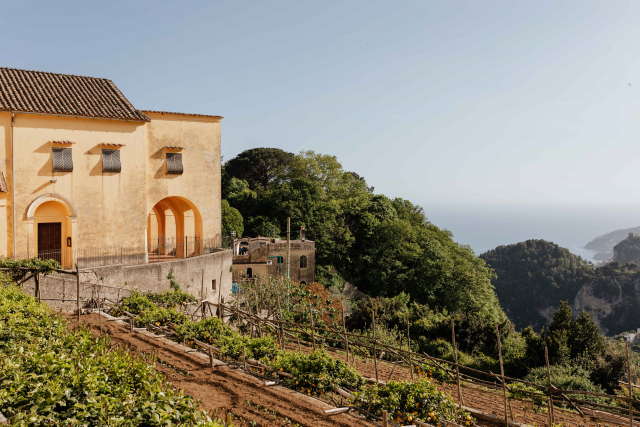
#> input picture data/photo1.jpg, 1280 x 853 px (shown at 1/2 size)
$ python draw.py
#> lines starting #> are read from the running program, lines starting #| are printed output that depends on the picture
import cv2 as cv
import numpy as np
img = cv.imread('data/photo1.jpg') #read the file as array
#> img is the input picture: shape (853, 1280, 3); mean B, G, R 119.1, 134.9, 140.9
cv.imshow('photoframe',img) # show the file in a window named "photoframe"
#blank image
blank = np.zeros((600,600,3),dtype="uint8") #blank image = arrau of 0 , 3 is for the 3 colors of RGB
cv.imshow('blankframe',blank)
#adding color to the image
colored =np.copy(blank) #copy the array /image
colored[200:300,300:400]= 0,200,255 #applyiong some color
cv.imshow('color frame',colored)
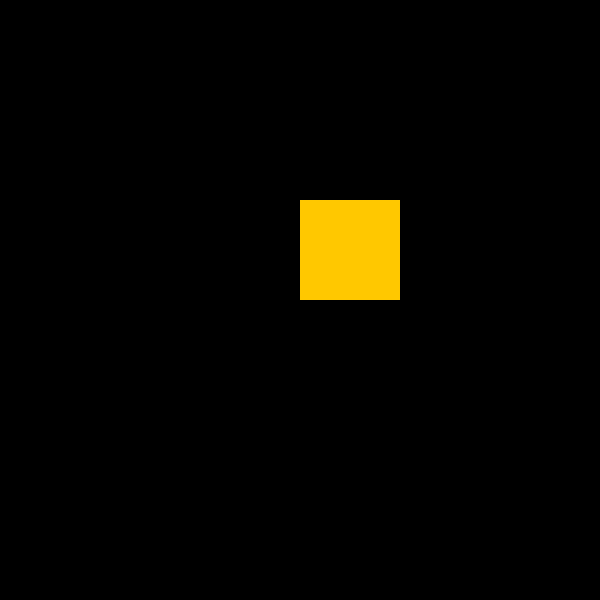
#> window 'color frame': shape (600, 600, 3); mean B, G, R 0, 5.6, 7.1
#draw ractangle
cv.rectangle(blank,(0,0),(250,500),(0,255,220),thickness=3)
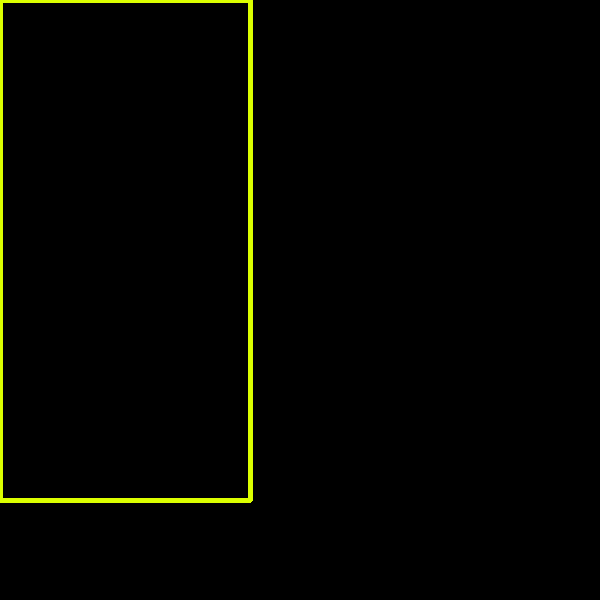
#> blank: shape (600, 600, 3); mean of channels 0, 1, 2 0, 4.2, 3.7; drawn as B, G, R
cv.imshow('rectangle frame',blank)
#draw filled rectangle
cv.rectangle(blank,(0,0),(245,510),(0,255,0),thickness=-1)
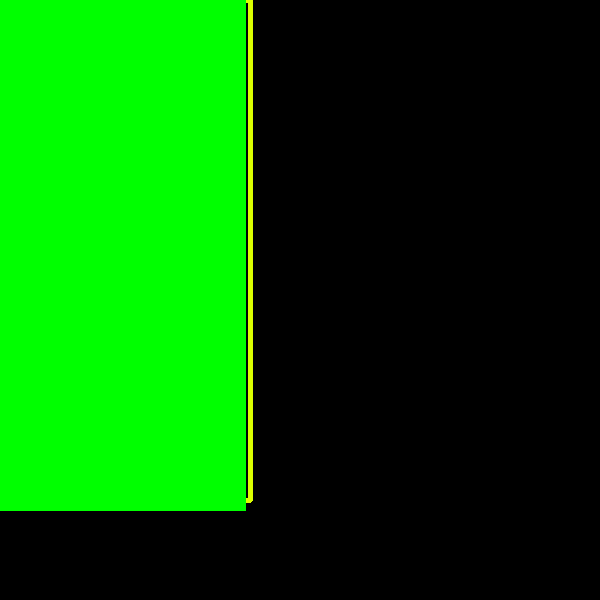
#> blank: shape (600, 600, 3); mean of channels 0, 1, 2 0, 90.8, 1.5; drawn as B, G, R
cv.imshow('rectangle 2 frame',blank)
#draw circle
cv.circle(blank,(250,250),40,(0,255,110),thickness=-1)
cv.imshow('rectangle 3 frame',blank)

#draw a line

cv.line(blank,(250,250),(40,255),(0,0,255),thickness=3)
cv.imshow('rectangle 4 frame',blank)

#wrtie a text
cv.putText(blank,'Hi I am a text',(200,200),cv.FONT_HERSHEY_SCRIPT_COMPLEX,2.0,(0,200,255),5)
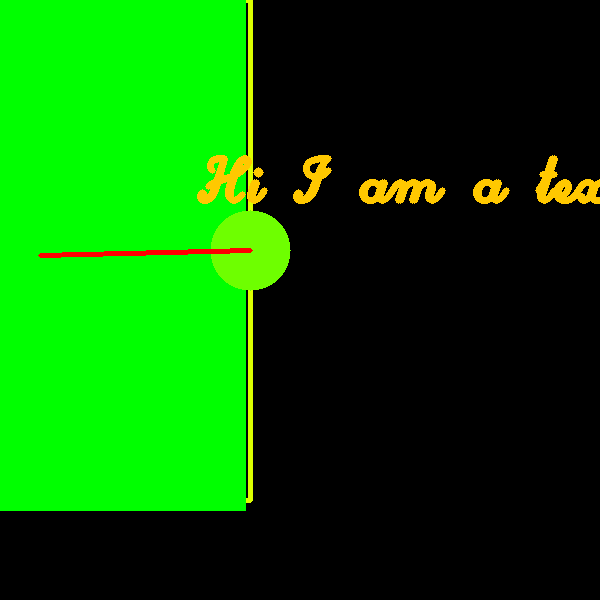
#> blank: shape (600, 600, 3); mean of channels 0, 1, 2 0, 94.2, 7.8; drawn as B, G, R
cv.imshow('text',blank)


cv.waitKey(0) #wait for a key to be pushed
